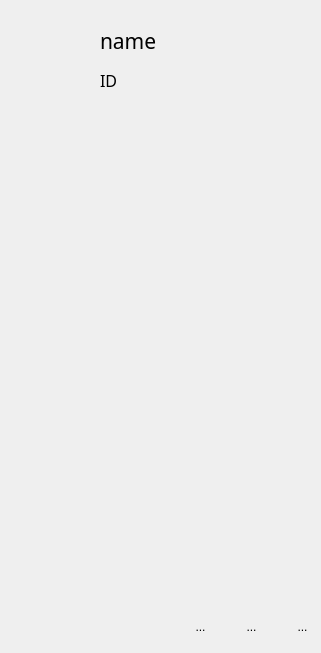
<?xml version="1.0" encoding="UTF-8"?>
<ui version="4.0">
 <class>MainWindow</class>
 <widget class="QWidget" name="MainWindow">
  <property name="geometry">
   <rect>
    <x>0</x>
    <y>0</y>
    <width>321</width>
    <height>653</height>
   </rect>
  </property>
  <property name="windowTitle">
   <string>Form</string>
  </property>
  <property name="styleSheet">
   <string notr="true">
QToolButton{
	border-style:none;
	font: 12pt &quot;幼圆&quot;;
}
QToolButton:hover{background-color:rgb(201, 218, 255)
}


</string>
  </property>
  <widget class="QWidget" name="widget_3" native="true">
   <property name="geometry">
    <rect>
     <x>0</x>
     <y>0</y>
     <width>321</width>
     <height>121</height>
    </rect>
   </property>
   <widget class="QLabel" name="label">
    <property name="geometry">
     <rect>
      <x>100</x>
      <y>20</y>
      <width>131</width>
      <height>41</height>
     </rect>
    </property>
    <property name="font">
     <font>
      <family>幼圆</family>
      <pointsize>16</pointsize>
     </font>
    </property>
    <property name="text">
     <string>name</string>
    </property>
   </widget>
   <widget class="QLabel" name="label_2">
    <property name="geometry">
     <rect>
      <x>100</x>
      <y>60</y>
      <width>191</width>
      <height>41</height>
     </rect>
    </property>
    <property name="font">
     <font>
      <family>幼圆</family>
      <pointsize>12</pointsize>
      <weight>50</weight>
      <bold>false</bold>
     </font>
    </property>
    <property name="text">
     <string>ID</string>
    </property>
   </widget>
   <widget class="QToolButton" name="toolButton">
    <property name="geometry">
     <rect>
      <x>20</x>
      <y>30</y>
      <width>61</width>
      <height>61</height>
     </rect>
    </property>
    <property name="styleSheet">
     <string notr="true">border-image: url(:/Image/touxiang.jpg)</string>
    </property>
    <property name="text">
     <string/>
    </property>
   </widget>
   <widget class="QToolButton" name="toolButton_3">
    <property name="geometry">
     <rect>
      <x>220</x>
      <y>0</y>
      <width>51</width>
      <height>41</height>
     </rect>
    </property>
    <property name="styleSheet">
     <string notr="true"/>
    </property>
    <property name="text">
     <string/>
    </property>
    <property name="icon">
     <iconset resource="1.qrc">
      <normaloff>:/Image/jianshao.png</normaloff>:/Image/jianshao.png</iconset>
    </property>
   </widget>
   <widget class="QToolButton" name="toolButton_4">
    <property name="geometry">
     <rect>
      <x>270</x>
      <y>0</y>
      <width>51</width>
      <height>41</height>
     </rect>
    </property>
    <property name="icon">
     <iconset resource="1.qrc">
      <normaloff>:/Image/delete.png</normaloff>:/Image/delete.png</iconset>
    </property>
   </widget>
  </widget>
  <widget class="QScrollArea" name="scrollArea">
   <property name="geometry">
    <rect>
     <x>0</x>
     <y>120</y>
     <width>321</width>
     <height>481</height>
    </rect>
   </property>
   <property name="styleSheet">
    <string notr="true">background:transparent;</string>
   </property>
   <property name="widgetResizable">
    <bool>true</bool>
   </property>
   <widget class="QWidget" name="scrollAreaWidgetContents">
    <property name="geometry">
     <rect>
      <x>0</x>
      <y>0</y>
      <width>319</width>
      <height>479</height>
     </rect>
    </property>
   </widget>
  </widget>
  <widget class="QWidget" name="widget" native="true">
   <property name="geometry">
    <rect>
     <x>130</x>
     <y>600</y>
     <width>191</width>
     <height>61</height>
    </rect>
   </property>
   <widget class="QToolButton" name="toolButton_5">
    <property name="geometry">
     <rect>
      <x>45</x>
      <y>0</y>
      <width>51</width>
      <height>54</height>
     </rect>
    </property>
    <property name="text">
     <string>...</string>
    </property>
    <property name="icon">
     <iconset resource="1.qrc">
      <normaloff>:/Image/add_friends.png</normaloff>:/Image/add_friends.png</iconset>
    </property>
    <property name="iconSize">
     <size>
      <width>40</width>
      <height>40</height>
     </size>
    </property>
   </widget>
   <widget class="QToolButton" name="toolButton_8">
    <property name="geometry">
     <rect>
      <x>147</x>
      <y>0</y>
      <width>51</width>
      <height>54</height>
     </rect>
    </property>
    <property name="text">
     <string>...</string>
    </property>
    <property name="icon">
     <iconset resource="1.qrc">
      <normaloff>:/Image/sign-out.png</normaloff>:/Image/sign-out.png</iconset>
    </property>
    <property name="iconSize">
     <size>
      <width>41</width>
      <height>41</height>
     </size>
    </property>
   </widget>
   <widget class="QToolButton" name="toolButton_6">
    <property name="geometry">
     <rect>
      <x>96</x>
      <y>0</y>
      <width>51</width>
      <height>54</height>
     </rect>
    </property>
    <property name="text">
     <string>...</string>
    </property>
    <property name="icon">
     <iconset resource="1.qrc">
      <normaloff>:/Image/setting.png</normaloff>:/Image/setting.png</iconset>
    </property>
    <property name="iconSize">
     <size>
      <width>40</width>
      <height>40</height>
     </size>
    </property>
   </widget>
  </widget>
  <widget class="QWidget" name="widget_2" native="true">
   <property name="geometry">
    <rect>
     <x>0</x>
     <y>0</y>
     <width>321</width>
     <height>661</height>
    </rect>
   </property>
   <property name="styleSheet">
    <string notr="true">	border-radius:15px;
border-image: url(:/Image/bitch.jpg);</string>
   </property>
  </widget>
  <zorder>widget_2</zorder>
  <zorder>widget_3</zorder>
  <zorder>scrollArea</zorder>
  <zorder>widget</zorder>
 </widget>
 <resources>
  <include location="1.qrc"/>
 </resources>
 <connections/>
</ui>
